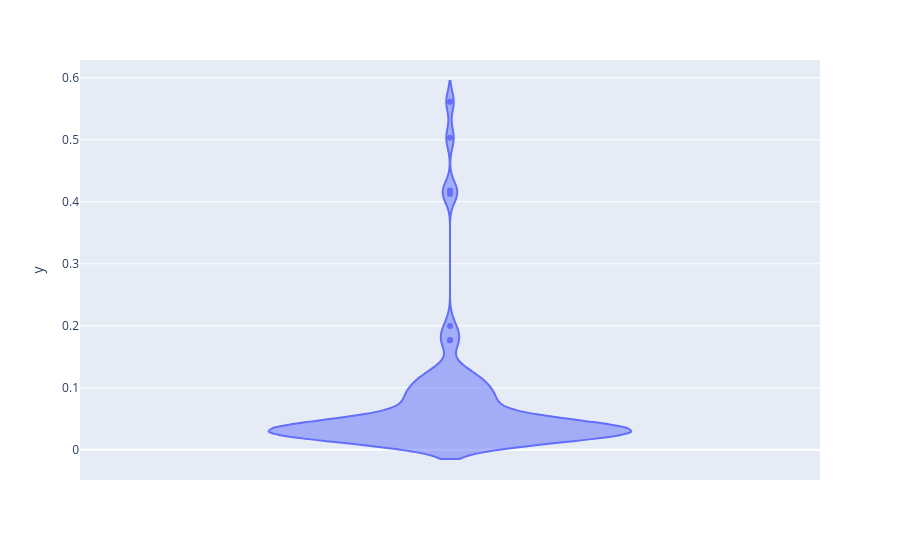

Here is the notebook cell this chart was saved with:
### Code cell
px.violin(y=res.y_pred_probs)

### Figure 1 — Plotly figure (JSON) as saved in the notebook; plotly's stock layout.template omitted (floating-point values rounded to 4 significant figures)
{"data": [{"alignmentgroup": "True", "box": {"visible": false}, "hovertemplate": "y=%{y}<extra></extra>", "legendgroup": "", "marker": {"color": "#636efa"}, "name": "", "offsetgroup": "", "orientation": "v", "scalegroup": "True", "showlegend": false, "type": "violin", "x0": " ", "xaxis": "x", "y": [0.02143, 0.03561, 0.02822, 0.4184, 0.04023, 0.01872, 0.02665, 0.05642, 0.06761, 0.03026, 0.08544, 0.02665, 0.1098, 0.5613, 0.06847, 0.036, 0.1767, 0.09074, 0.02104, 0.02104, 0.09009, 0.02849, 0.01957, 0.02119, 0.04248, 0.09484, 0.07594, 0.01907, 0.03026, 0.113, 0.4124, 0.01872, 0.02891, 0.03176, 0.03943, 0.04212, 0.02665, 0.1995, 0.02143, 0.01872, 0.08923, 0.02238, 0.1301, 0.01872, 0.02911, 0.03766, 0.06797, 0.03014, 0.04129, 0.0264, 0.03858, 0.02104, 0.03965, 0.027, 0.07583, 0.1026, 0.03541, 0.03878, 0.03241, 0.02104, 0.07185, 0.04325, 0.5031, 0.03561, 0.01872, 0.03658, 0.1226, 0.05412, 0.02104, 0.1121, 0.09424, 0.04023, 0.03498, 0.03378, 0.03999, 0.1203, 0.1767, 0.03106, 0.03323, 0.03201, 0.03229], "y0": " ", "yaxis": "y"}], "layout": {"legend": {"tracegroupgap": 0}, "margin": {"t": 60}, "violinmode": "group", "xaxis": {"anchor": "y", "domain": [0, 1]}, "yaxis": {"anchor": "x", "domain": [0, 1], "title": {"text": "y"}}}}
